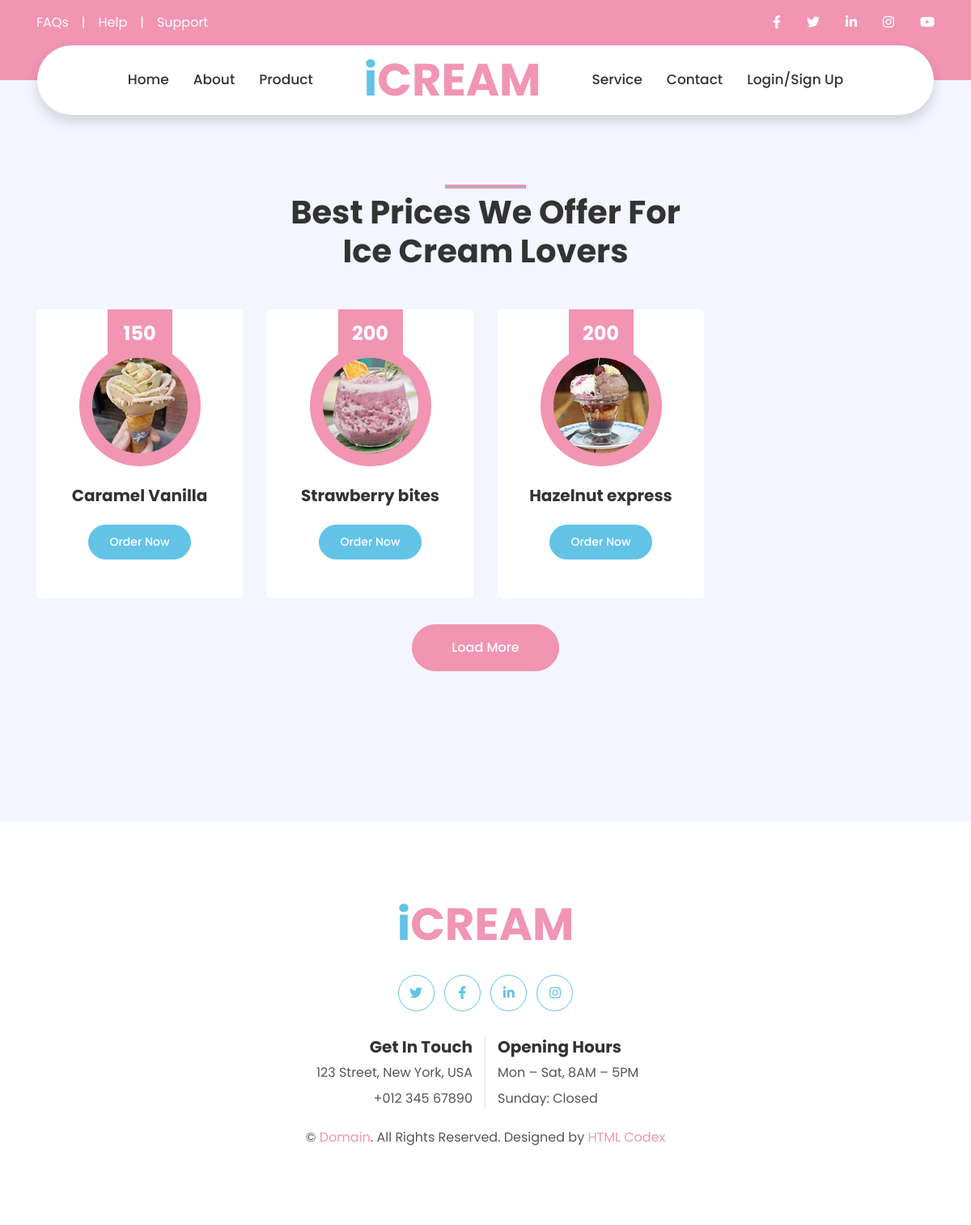
Screenshot of /productPage/ with the database file from the repository.
### products/models.py (models this page shows, shortened)
class iceCream(models.Model):
    iCream_price=models.IntegerField()
    iCream_image=models.ImageField(null=True, blank=True)
    iCream_name=models.CharField(max_length=100)
    id=models.UUIDField(default=uuid.uuid4,unique=True,primary_key=True,editable=False)

### products/views.py (the view)
# urls.py: path('productPage/', views.productPage,name='productPage'),
def productPage(request):
    iceCreamData=iceCream.objects.all()
    context={'iceCreamData':iceCreamData}
    return render(request, 'products/productPage.html',context)

### products/templates/products/productPage.html
{% extends 'main.html' %}
{% block Content %}
<div class="container-fluid py-5">
    <div class="container py-5">
        <div class="row justify-content-center">
            <div class="col-lg-6">
                <h1 class="section-title position-relative text-center mb-5">Best Prices We Offer For Ice Cream Lovers</h1>
            </div>
        </div>
        <div class="row">
            {% for data in iceCreamData %}
            <div class="col-lg-3 col-md-6 mb-4 pb-2">
                <div class="product-item d-flex flex-column align-items-center text-center bg-light rounded py-5 px-3">
                    <div class="bg-primary mt-n5 py-3" style="width: 80px;">
                        <h4 class="font-weight-bold text-white mb-0">{{data.iCream_price}}</h4>
                    </div>
                    <div class="position-relative bg-primary rounded-circle mt-n3 mb-4 p-3" style="width: 150px; height: 150px;">
                        <img class="rounded-circle w-100 h-100" src="{{data.iCream_image.url}}" style="object-fit: cover;">
                    </div>
                    <h5 class="font-weight-bold mb-4">{{data.iCream_name}}</h5>
                    <a href="" class="btn btn-sm btn-secondary">Order Now</a>
                </div>
            </div>
            {% endfor %}
        </div>
            <div class="col-12 text-center">
                <a href="" class="btn btn-primary py-3 px-5">Load More</a>
            </div>
    </div>
</div>
{% endblock Content %}

### rows the page displays
iceCream: iCream_price "150", iCream_image (picture), iCream_name "Caramel Vanilla"
iceCream: iCream_price "200", iCream_image (picture), iCream_name "Strawberry bites"
iceCream: iCream_price "200", iCream_image (picture), iCream_name "Hazelnut express"
